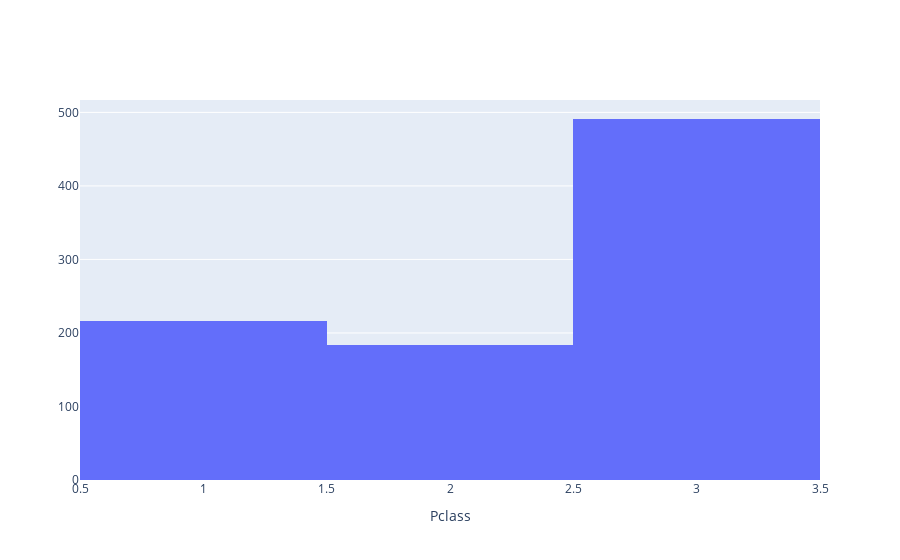

The code cell stored with this chart in its notebook:
### Code cell
Column1 = 'Pclass'
plotly_Histogram(df[Column1],Column1)

### Figure 1 — Plotly figure (JSON) as saved in the notebook; plotly's stock layout.template omitted (floating-point values rounded to 4 significant figures; data arrays with more than 128 entries replaced by an {"elided": "..."} marker saying what was removed)
{"data": [{"type": "histogram", "x": {"elided": "891 int values"}}], "layout": {"xaxis": {"title": {"text": "Pclass"}}}}
